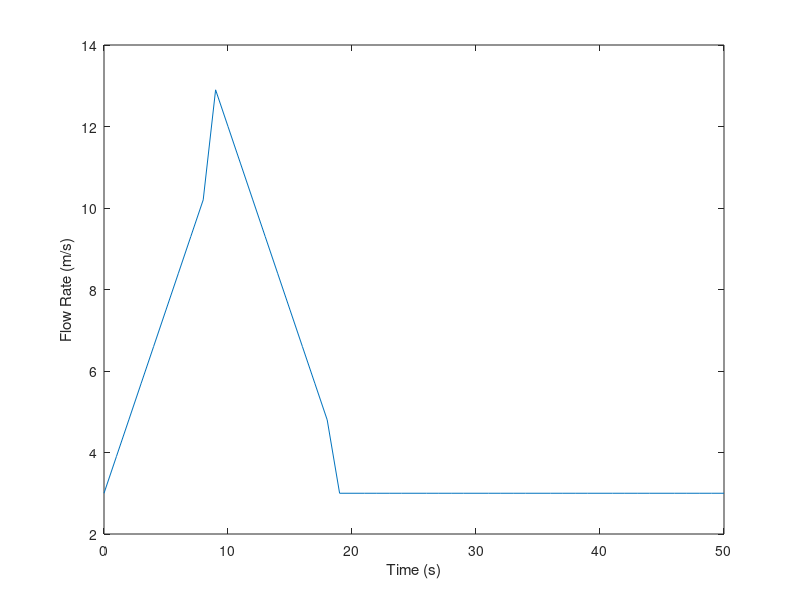
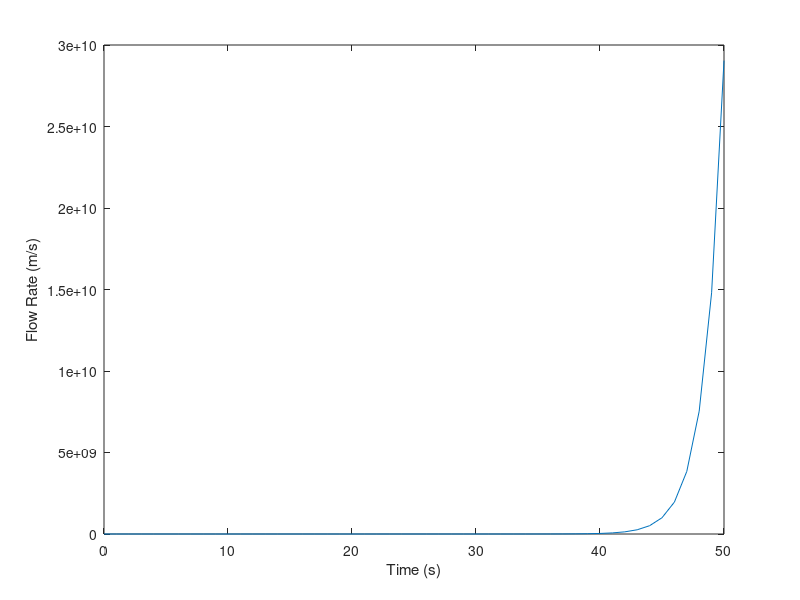
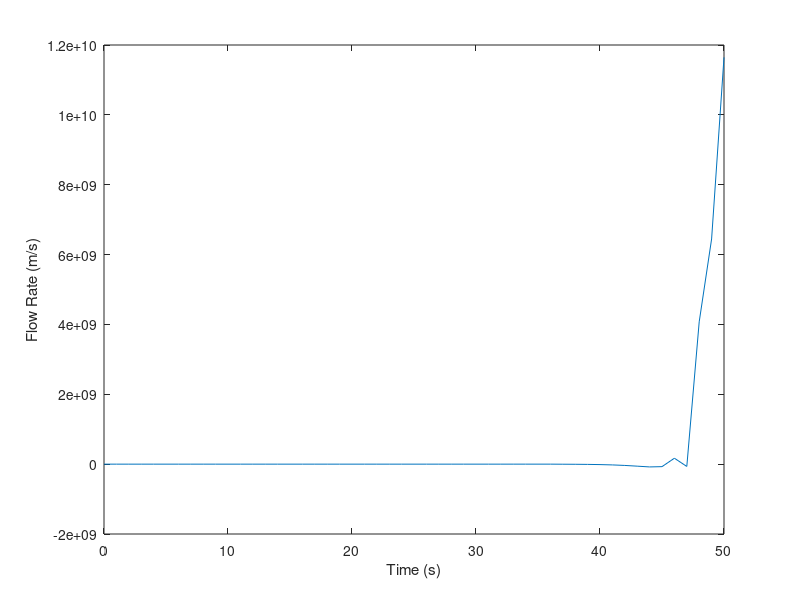
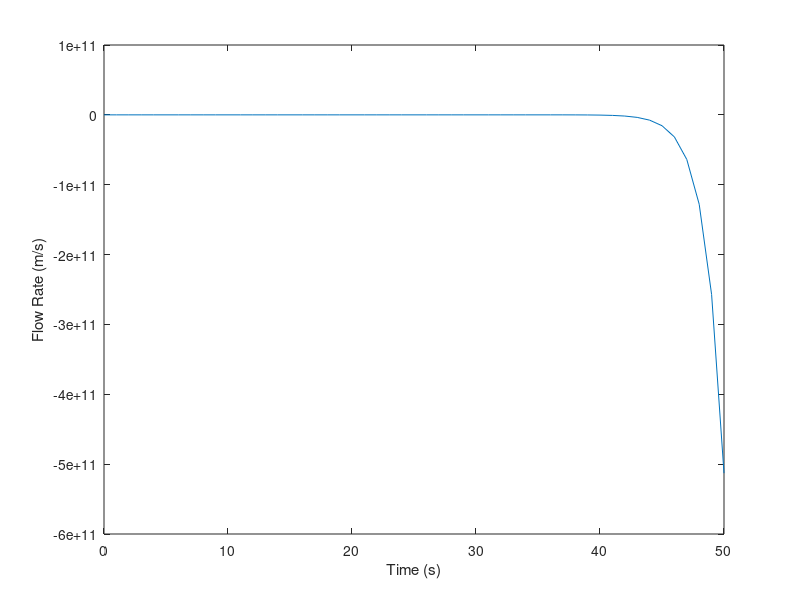

MATLAB code to generate these figures, in order:
% Set values
dx = 100;
x = 0:dx:2000; %channel length is 2000m
B = 5; %channel width is 5m
dt = 1;
t = 0:dt:50; %50 seconds
g = 9.8;
S0 = 0.0005; %slope of channel bed
n = 0.0138; %roughness coefficient 
V = 1.5; %not sure about this velocity completely made up number
h = 3.5; %completely made up for water level
C = 0.5;

% Building
Q = zeros(length(x), length(t));
A = ones(length(x), length(t));

%insert boundary conditions?
Q0 = 3;
Qp = 12;
Qb = 3;
tp = 10;
tb = 20;
Q(:,1) = 3;
A(:,1) = B*h; %or is it Q0/V???
Q(1,1:tp) = Q0 + ((Qp-Q0)/(tp))* t(1:tp);
Q(1,tp:tb) = Q0 - ((Qp-Q0)/(tb-tp)) * (t(tp:tb)-tb);
Q(1,tb:length(t)) = Q0;
 
alpha = zeros(length(x), length(t));

for i = 2:length(x)-1
    for j = 1:length(t)-1 
        R = A(i,j)/((2*h)+B);
        Sf = sqrt(abs((V * n) / R^(2/3)));

        alpha(i,j) = 2 * (Q(i,j) / A(i,j)) + (((g * A(i,j) / B) - (Q(i,j)^2 / A(i,j)^2)) / ((Q(i,j) / A(i,j)) * (5/3 - (4 * R / (3 * B)))));
        beta = g*A(i)*(Sf - S0);

        Q(i,j+1) = Q(i,j) - (dt/dx)*alpha(i,j)*(Q(i,j)-Q(i-1,j)) + beta*dt;
        A(i,j+1) = A(i,j) - (dt/dx)*(Q(i,j+1)-Q(i-1,j+1)); %if you take out this line it changes a lot!!!!
    end
    Q(1,1:tp) = Q0 + ((Qp - Q0) / tp) * t(1:tp);
    Q(1,tp:tb) = Q0 - ((Qp - Q0)/(tb - tp)) * (t(tp:tb)-tb);
    Q(1,tb:end) = Q0;
end

figure;
plot(t,Q(1,:));
xlabel('Time (s)');
ylabel('Flow Rate (m/s)');

for y = 2:7
    figure;
    plot(t,Q(y,:));
    xlabel('Time (s)');
    ylabel('Flow Rate (m/s)');
end